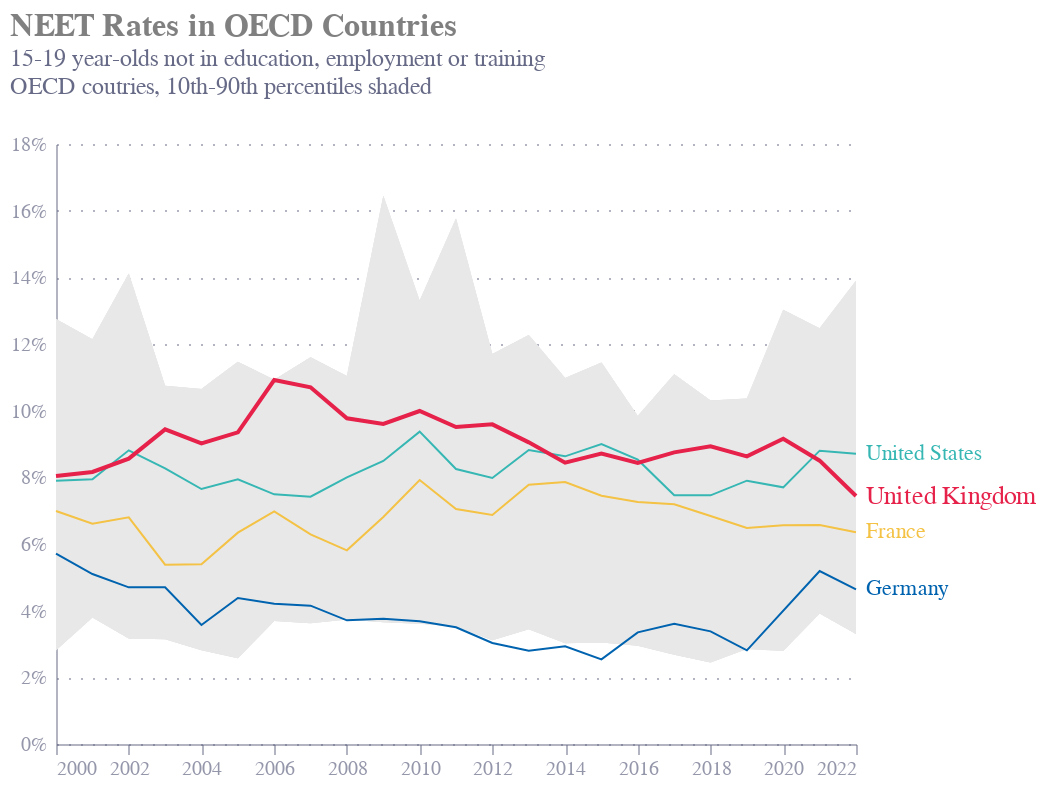

Notebook code cell kept with this figure:
### Code cell
#      "category" : ["#36B7B4","#E6224B","#F4C245","#0063AF","#00A767","#179FDB","#EB5C2E"],
highlight_countries = {
    "USA": "#36B7B4",
    "GBR": "#E6224B",
    "FRA": "#F4C245",
    "DEU": "#0063AF",
    "other": "rgba(0,0,0,0.1)"
}

df['color'] = df['iso3'].apply(lambda x: highlight_countries.get(x, highlight_countries['other']))
# add a label to the latest value for each country
df['label'] = df.apply(lambda x: x['country'] if x['date'] == '2022' and x['iso3'] in highlight_countries else '', axis=1)
df['highlighted'] = df['iso3'].apply(lambda x: x in highlight_countries)

df = df.sort_values('date')
df['date'] = pd.to_numeric(df['date'])

df = df.query('iso3 in @highlight_countries.keys() and date > 1999') 

df['date'] = pd.to_datetime(df['date'], format='%Y')

base = alt.Chart(df).encode(
    x=alt.X('date:T', axis=alt.Axis(), scale=alt.Scale()),
    y=alt.Y('value:Q', axis=alt.Axis(title=None, format="%")),
    color=alt.Color('color:N', scale=None),
    detail='country:N',
)

lines = base.mark_line().encode(
    size=alt.condition(alt.datum.iso3 == 'GBR', alt.value(2), alt.value(1))
)

end_labels = base.transform_filter('datum.highlighted').mark_text(
    align='left',
    baseline='middle',
    dx=5,
    dy=0,
    fontSize=alt.expr("datum.iso3 == 'GBR' ? 13 : 11"),
).encode(
    text=alt.Text('label'),
)

# shade the end area
shade = base.mark_area(opacity=1, color="rgba(24, 42, 56, 1)").encode(
    x=alt.X('date:T'),
    y=alt.Y('low:Q'),
    y2=alt.Y2('high:Q'),
    color=alt.value("rgb(232, 232, 232)")
)

chart = shade + lines + end_labels

chart = chart.properties(
    width=400,
    height=300,
    title=alt.TitleParams(
        text="NEET Rates in OECD Countries",
        subtitle=["15-19 year-olds not in education, employment or training", "OECD coutries, 10th-90th percentiles shaded", ""],
        anchor="start",
        fontSize=16,
        color="#808080",
        subtitleColor="#676A86",
        subtitleFontSize=12
    )
)

chart.save("neet_chart.png", scale_factor=3.0)
chart

### Figure 1 — Vega-Lite specification as saved in the notebook (floating-point values rounded to 4 significant figures)
{"config": {"font": "Circular Std", "mark": {"line": {"interpolate": "monotone"}}, "view": {"stroke": "transparent", "width": 400, "height": 300}, "range": {"category": ["#36B7B4", "#E6224B", "#F4C245", "#0063AF", "#00A767", "#179FDB", "#EB5C2E"], "diverging": ["#E6224B", "#E54753", "#C9C9C9", "#179FDB", "#122B39"], "heatmap": ["#C9C9C9", "#179FDB", "#0063AF", "#122B39"], "ordinal": ["#00A767", "#36B7B4", "#179FDB", "#0063AF", "#243B5A"]}, "axisX": {"domainColor": "#676A86", "domainOpacity": 0.5, "grid": false, "labelAngle": 0, "labelColor": "#676A86", "labelOpacity": 0.7, "orient": "bottom", "tickColor": "#676A86", "tickCount": 10, "tickOpacity": 0.5, "title": false, "titleAlign": "center", "titleAnchor": "middle", "titleColor": "#676A86", "titleFontSize": 12, "titleOpacity": 0.8, "titleY": -15}, "axisY": {"domainColor": "#676A86", "domainOpacity": 0.5, "gridColor": "#676A86", "gridDash": [1, 5], "gridOpacity": 0.5, "labelColor": "#676A86", "labelOpacity": 0.7, "labelPadding": 5, "tickColor": "#676A86", "tickCount": 8, "tickOpacity": 0.5, "ticks": false, "titleAlign": "left", "titleAngle": 0, "titleBaseline": "bottom", "titleColor": "#676A86", "titleFontSize": 12, "titleOpacity": 0.8, "titleX": 0, "titleY": -7}}, "layer": [{"mark": {"type": "area", "color": "rgba(24, 42, 56, 1)", "opacity": 1}, "encoding": {"color": {"value": "rgb(232, 232, 232)"}, "detail": {"field": "country", "type": "nominal"}, "x": {"field": "date", "type": "temporal"}, "y": {"field": "low", "type": "quantitative"}, "y2": {"field": "high"}}}, {"mark": {"type": "line"}, "encoding": {"color": {"field": "color", "scale": null, "type": "nominal"}, "detail": {"field": "country", "type": "nominal"}, "size": {"condition": {"test": "(datum.iso3 === 'GBR')", "value": 2}, "value": 1}, "x": {"axis": {}, "field": "date", "scale": {}, "type": "temporal"}, "y": {"axis": {"format": "%", "title": null}, "field": "value", "type": "quantitative"}}}, {"mark": {"type": "text", "align": "left", "baseline": "middle", "dx": 5, "dy": 0, "fontSize": {"expr": "datum.iso3 == 'GBR' ? 13 : 11"}}, "encoding": {"color": {"field": "color", "scale": null, "type": "nominal"}, "detail": {"field": "country", "type": "nominal"}, "text": {"field": "label", "type": "nominal"}, "x": {"axis": {}, "field": "date", "scale": {}, "type": "temporal"}, "y": {"axis": {"format": "%", "title": null}, "field": "value", "type": "quantitative"}}, "transform": [{"filter": "datum.highlighted"}]}], "data": {"name": "data-1acabc0412ec0c548ae5e050b4e0e5f8"}, "height": 300, "title": {"text": "NEET Rates in OECD Countries", "anchor": "start", "color": "#808080", "fontSize": 16, "subtitle": ["15-19 year-olds not in education, employment or training", "OECD coutries, 10th-90th percentiles shaded", ""], "subtitleColor": "#676A86", "subtitleFontSize": 12}, "width": 400, "$schema": "https://vega.github.io/schema/vega-lite/v5.8.0.json", "datasets": {"data-1acabc0412ec0c548ae5e050b4e0e5f8": [{"country": "United States", "date": "2000-01-01T00:00:00", "value": 0.079, "iso3": "USA", "low": 0.02811, "high": 0.1275, "median": 0.0781, "rank": 9.5, "color": "#36B7B4", "label": "", "highlighted": true}, {"country": "United Kingdom", "date": "2000-01-01T00:00:00", "value": 0.0804, "iso3": "GBR", "low": 0.02811, "high": 0.1275, "median": 0.0781, "rank": 8.0, "color": "#E6224B", "label": "", "highlighted": true}, {"country": "Germany", "date": "2000-01-01T00:00:00", "value": 0.0571, "iso3": "DEU", "low": 0.02811, "high": 0.1275, "median": 0.0781, "rank": 16.0, "color": "#0063AF", "label": "", "highlighted": true}, {"country": "France", "date": "2000-01-01T00:00:00", "value": 0.0699, "iso3": "FRA", "low": 0.02811, "high": 0.1275, "median": 0.0781, "rank": 13.0, "color": "#F4C245", "label": "", "highlighted": true}, {"country": "United Kingdom", "date": "2001-01-01T00:00:00", "value": 0.0816, "iso3": "GBR", "low": 0.03797, "high": 0.1214, "median": 0.0703, "rank": 5.0, "color": "#E6224B", "label": "", "highlighted": true}, {"country": "United States", "date": "2001-01-01T00:00:00", "value": 0.0794, "iso3": "USA", "low": 0.03797, "high": 0.1214, "median": 0.0703, "rank": 6.0, "color": "#36B7B4", "label": "", "highlighted": true}, {"country": "France", "date": "2001-01-01T00:00:00", "value": 0.0661, "iso3": "FRA", "low": 0.03797, "high": 0.1214, "median": 0.0703, "rank": 14.0, "color": "#F4C245", "label": "", "highlighted": true}, {"country": "Germany", "date": "2001-01-01T00:00:00", "value": 0.051, "iso3": "DEU", "low": 0.03797, "high": 0.1214, "median": 0.0703, "rank": 17.0, "color": "#0063AF", "label": "", "highlighted": true}, {"country": "United States", "date": "2002-01-01T00:00:00", "value": 0.0881, "iso3": "USA", "low": 0.03168, "high": 0.1411, "median": 0.0693, "rank": 5.0, "color": "#36B7B4", "label": "", "highlighted": true}, {"country": "United Kingdom", "date": "2002-01-01T00:00:00", "value": 0.0856, "iso3": "GBR", "low": 0.03168, "high": 0.1411, "median": 0.0693, "rank": 6.0, "color": "#E6224B", "label": "", "highlighted": true}, {"country": "Germany", "date": "2002-01-01T00:00:00", "value": 0.047, "iso3": "DEU", "low": 0.03168, "high": 0.1411, "median": 0.0693, "rank": 19.0, "color": "#0063AF", "label": "", "highlighted": true}, {"country": "France", "date": "2002-01-01T00:00:00", "value": 0.068, "iso3": "FRA", "low": 0.03168, "high": 0.1411, "median": 0.0693, "rank": 14.0, "color": "#F4C245", "label": "", "highlighted": true}, {"country": "United States", "date": "2003-01-01T00:00:00", "value": 0.0827, "iso3": "USA", "low": 0.03144, "high": 0.1075, "median": 0.0654, "rank": 8.0, "color": "#36B7B4", "label": "", "highlighted": true}, {"country": "United Kingdom", "date": "2003-01-01T00:00:00", "value": 0.0944, "iso3": "GBR", "low": 0.03144, "high": 0.1075, "median": 0.0654, "rank": 5.0, "color": "#E6224B", "label": "", "highlighted": true}, {"country": "France", "date": "2003-01-01T00:00:00", "value": 0.0538, "iso3": "FRA", "low": 0.03144, "high": 0.1075, "median": 0.0654, "rank": 17.0, "color": "#F4C245", "label": "", "highlighted": true}, {"country": "Germany", "date": "2003-01-01T00:00:00", "value": 0.047, "iso3": "DEU", "low": 0.03144, "high": 0.1075, "median": 0.0654, "rank": 20.0, "color": "#0063AF", "label": "", "highlighted": true}, {"country": "United Kingdom", "date": "2004-01-01T00:00:00", "value": 0.0902, "iso3": "GBR", "low": 0.02815, "high": 0.1065, "median": 0.07365, "rank": 6.0, "color": "#E6224B", "label": "", "highlighted": true}, {"country": "United States", "date": "2004-01-01T00:00:00", "value": 0.0765, "iso3": "USA", "low": 0.02815, "high": 0.1065, "median": 0.07365, "rank": 12.0, "color": "#36B7B4", "label": "", "highlighted": true}, {"country": "France", "date": "2004-01-01T00:00:00", "value": 0.0539, "iso3": "FRA", "low": 0.02815, "high": 0.1065, "median": 0.07365, "rank": 20.0, "color": "#F4C245", "label": "", "highlighted": true}, {"country": "Germany", "date": "2004-01-01T00:00:00", "value": 0.0357, "iso3": "DEU", "low": 0.02815, "high": 0.1065, "median": 0.07365, "rank": 26.0, "color": "#0063AF", "label": "", "highlighted": true}, {"country": "United States", "date": "2005-01-01T00:00:00", "value": 0.0794, "iso3": "USA", "low": 0.0257, "high": 0.1147, "median": 0.0628, "rank": 8.0, "color": "#36B7B4", "label": "", "highlighted": true}, {"country": "United Kingdom", "date": "2005-01-01T00:00:00", "value": 0.0935, "iso3": "GBR", "low": 0.0257, "high": 0.1147, "median": 0.0628, "rank": 6.0, "color": "#E6224B", "label": "", "highlighted": true}, {"country": "Germany", "date": "2005-01-01T00:00:00", "value": 0.0438, "iso3": "DEU", "low": 0.0257, "high": 0.1147, "median": 0.0628, "rank": 26.0, "color": "#0063AF", "label": "", "highlighted": true}, {"country": "France", "date": "2005-01-01T00:00:00", "value": 0.0634, "iso3": "FRA", "low": 0.0257, "high": 0.1147, "median": 0.0628, "rank": 16.0, "color": "#F4C245", "label": "", "highlighted": true}, {"country": "United Kingdom", "date": "2006-01-01T00:00:00", "value": 0.1092, "iso3": "GBR", "low": 0.0369, "high": 0.1093, "median": 0.0662, "rank": 5.0, "color": "#E6224B", "label": "", "highlighted": true}, {"country": "United States", "date": "2006-01-01T00:00:00", "value": 0.0749, "iso3": "USA", "low": 0.0369, "high": 0.1093, "median": 0.0662, "rank": 10.0, "color": "#36B7B4", "label": "", "highlighted": true}, {"country": "France", "date": "2006-01-01T00:00:00", "value": 0.0698, "iso3": "FRA", "low": 0.0369, "high": 0.1093, "median": 0.0662, "rank": 14.0, "color": "#F4C245", "label": "", "highlighted": true}, {"country": "Germany", "date": "2006-01-01T00:00:00", "value": 0.0421, "iso3": "DEU", "low": 0.0369, "high": 0.1093, "median": 0.0662, "rank": 26.0, "color": "#0063AF", "label": "", "highlighted": true}, {"country": "United States", "date": "2007-01-01T00:00:00", "value": 0.0742, "iso3": "USA", "low": 0.03625, "high": 0.116, "median": 0.06015, "rank": 11.0, "color": "#36B7B4", "label": "", "highlighted": true}, {"country": "United Kingdom", "date": "2007-01-01T00:00:00", "value": 0.107, "iso3": "GBR", "low": 0.03625, "high": 0.116, "median": 0.06015, "rank": 5.0, "color": "#E6224B", "label": "", "highlighted": true}, {"country": "France", "date": "2007-01-01T00:00:00", "value": 0.0629, "iso3": "FRA", "low": 0.03625, "high": 0.116, "median": 0.06015, "rank": 16.0, "color": "#F4C245", "label": "", "highlighted": true}, {"country": "Germany", "date": "2007-01-01T00:00:00", "value": 0.0415, "iso3": "DEU", "low": 0.03625, "high": 0.116, "median": 0.06015, "rank": 25.0, "color": "#0063AF", "label": "", "highlighted": true}, {"country": "United States", "date": "2008-01-01T00:00:00", "value": 0.08, "iso3": "USA", "low": 0.03736, "high": 0.1104, "median": 0.0576, "rank": 10.0, "color": "#36B7B4", "label": "", "highlighted": true}, {"country": "United Kingdom", "date": "2008-01-01T00:00:00", "value": 0.0977, "iso3": "GBR", "low": 0.03736, "high": 0.1104, "median": 0.0576, "rank": 5.0, "color": "#E6224B", "label": "", "highlighted": true}, {"country": "France", "date": "2008-01-01T00:00:00", "value": 0.0581, "iso3": "FRA", "low": 0.03736, "high": 0.1104, "median": 0.0576, "rank": 16.0, "color": "#F4C245", "label": "", "highlighted": true}, {"country": "Germany", "date": "2008-01-01T00:00:00", "value": 0.0371, "iso3": "DEU", "low": 0.03736, "high": 0.1104, "median": 0.0576, "rank": 29.0, "color": "#0063AF", "label": "", "highlighted": true}, {"country": "United Kingdom", "date": "2009-01-01T00:00:00", "value": 0.096, "iso3": "GBR", "low": 0.03656, "high": 0.1645, "median": 0.0692, "rank": 8.0, "color": "#E6224B", "label": "", "highlighted": true}, {"country": "United States", "date": "2009-01-01T00:00:00", "value": 0.0849, "iso3": "USA", "low": 0.03656, "high": 0.1645, "median": 0.0692, "rank": 10.0, "color": "#36B7B4", "label": "", "highlighted": true}, {"country": "France", "date": "2009-01-01T00:00:00", "value": 0.0681, "iso3": "FRA", "low": 0.03656, "high": 0.1645, "median": 0.0692, "rank": 18.0, "color": "#F4C245", "label": "", "highlighted": true}, {"country": "Germany", "date": "2009-01-01T00:00:00", "value": 0.0376, "iso3": "DEU", "low": 0.03656, "high": 0.1645, "median": 0.0692, "rank": 29.0, "color": "#0063AF", "label": "", "highlighted": true}, {"country": "United Kingdom", "date": "2010-01-01T00:00:00", "value": 0.0999, "iso3": "GBR", "low": 0.03608, "high": 0.1329, "median": 0.0626, "rank": 7.0, "color": "#E6224B", "label": "", "highlighted": true}, {"country": "United States", "date": "2010-01-01T00:00:00", "value": 0.0937, "iso3": "USA", "low": 0.03608, "high": 0.1329, "median": 0.0626, "rank": 8.0, "color": "#36B7B4", "label": "", "highlighted": true}, {"country": "France", "date": "2010-01-01T00:00:00", "value": 0.0792, "iso3": "FRA", "low": 0.03608, "high": 0.1329, "median": 0.0626, "rank": 12.0, "color": "#F4C245", "label": "", "highlighted": true}, {"country": "Germany", "date": "2010-01-01T00:00:00", "value": 0.0368, "iso3": "DEU", "low": 0.03608, "high": 0.1329, "median": 0.0626, "rank": 29.0, "color": "#0063AF", "label": "", "highlighted": true}, {"country": "United Kingdom", "date": "2011-01-01T00:00:00", "value": 0.0951, "iso3": "GBR", "low": 0.03524, "high": 0.1577, "median": 0.0701, "rank": 7.0, "color": "#E6224B", "label": "", "highlighted": true}, {"country": "United States", "date": "2011-01-01T00:00:00", "value": 0.0825, "iso3": "USA", "low": 0.03524, "high": 0.1577, "median": 0.0701, "rank": 11.0, "color": "#36B7B4", "label": "", "highlighted": true}, {"country": "France", "date": "2011-01-01T00:00:00", "value": 0.0705, "iso3": "FRA", "low": 0.03524, "high": 0.1577, "median": 0.0701, "rank": 16.0, "color": "#F4C245", "label": "", "highlighted": true}, {"country": "Germany", "date": "2011-01-01T00:00:00", "value": 0.035, "iso3": "DEU", "low": 0.03524, "high": 0.1577, "median": 0.0701, "rank": 29.0, "color": "#0063AF", "label": "", "highlighted": true}, {"country": "United Kingdom", "date": "2012-01-01T00:00:00", "value": 0.0959, "iso3": "GBR", "low": 0.0311, "high": 0.117, "median": 0.0683, "rank": 8.0, "color": "#E6224B", "label": "", "highlighted": true}, {"country": "United States", "date": "2012-01-01T00:00:00", "value": 0.0798, "iso3": "USA", "low": 0.0311, "high": 0.117, "median": 0.0683, "rank": 11.0, "color": "#36B7B4", "label": "", "highlighted": true}, {"country": "France", "date": "2012-01-01T00:00:00", "value": 0.0687, "iso3": "FRA", "low": 0.0311, "high": 0.117, "median": 0.0683, "rank": 16.0, "color": "#F4C245", "label": "", "highlighted": true}, {"country": "Germany", "date": "2012-01-01T00:00:00", "value": 0.0303, "iso3": "DEU", "low": 0.0311, "high": 0.117, "median": 0.0683, "rank": 29.0, "color": "#0063AF", "label": "", "highlighted": true}, {"country": "United States", "date": "2013-01-01T00:00:00", "value": 0.0882, "iso3": "USA", "low": 0.03443, "high": 0.1227, "median": 0.06485, "rank": 11.0, "color": "#36B7B4", "label": "", "highlighted": true}, {"country": "United Kingdom", "date": "2013-01-01T00:00:00", "value": 0.0905, "iso3": "GBR", "low": 0.03443, "high": 0.1227, "median": 0.06485, "rank": 10.0, "color": "#E6224B", "label": "", "highlighted": true}, {"country": "France", "date": "2013-01-01T00:00:00", "value": 0.0778, "iso3": "FRA", "low": 0.03443, "high": 0.1227, "median": 0.06485, "rank": 12.0, "color": "#F4C245", "label": "", "highlighted": true}, {"country": "Germany", "date": "2013-01-01T00:00:00", "value": 0.028, "iso3": "DEU", "low": 0.03443, "high": 0.1227, "median": 0.06485, "rank": 34.0, "color": "#0063AF", "label": "", "highlighted": true}, {"country": "United States", "date": "2014-01-01T00:00:00", "value": 0.0863, "iso3": "USA", "low": 0.03023, "high": 0.1098, "median": 0.0691, "rank": 8.0, "color": "#36B7B4", "label": "", "highlighted": true}, {"country": "United Kingdom", "date": "2014-01-01T00:00:00", "value": 0.0844, "iso3": "GBR", "low": 0.03023, "high": 0.1098, "median": 0.0691, "rank": 9.0, "color": "#E6224B", "label": "", "highlighted": true}, {"country": "France", "date": "2014-01-01T00:00:00", "value": 0.0786, "iso3": "FRA", "low": 0.03023, "high": 0.1098, "median": 0.0691, "rank": 10.0, "color": "#F4C245", "label": "", "highlighted": true}, {"country": "Germany", "date": "2014-01-01T00:00:00", "value": 0.0293, "iso3": "DEU", "low": 0.03023, "high": 0.1098, "median": 0.0691, "rank": 31.0, "color": "#0063AF", "label": "", "highlighted": true}, {"country": "United Kingdom", "date": "2015-01-01T00:00:00", "value": 0.0871, "iso3": "GBR", "low": 0.03046, "high": 0.1145, "median": 0.06185, "rank": 9.0, "color": "#E6224B", "label": "", "highlighted": true}, {"country": "United States", "date": "2015-01-01T00:00:00", "value": 0.09, "iso3": "USA", "low": 0.03046, "high": 0.1145, "median": 0.06185, "rank": 7.0, "color": "#36B7B4", "label": "", "highlighted": true}, {"country": "France", "date": "2015-01-01T00:00:00", "value": 0.0745, "iso3": "FRA", "low": 0.03046, "high": 0.1145, "median": 0.06185, "rank": 12.0, "color": "#F4C245", "label": "", "highlighted": true}, {"country": "Germany", "date": "2015-01-01T00:00:00", "value": 0.0254, "iso3": "DEU", "low": 0.03046, "high": 0.1145, "median": 0.06185, "rank": 31.0, "color": "#0063AF", "label": "", "highlighted": true}, {"country": "United Kingdom", "date": "2016-01-01T00:00:00", "value": 0.0843, "iso3": "GBR", "low": 0.0295, "high": 0.0984, "median": 0.0552, "rank": 8.0, "color": "#E6224B", "label": "", "highlighted": true}, {"country": "United States", "date": "2016-01-01T00:00:00", "value": 0.0853, "iso3": "USA", "low": 0.0295, "high": 0.0984, "median": 0.0552, "rank": 7.0, "color": "#36B7B4", "label": "", "highlighted": true}, {"country": "France", "date": "2016-01-01T00:00:00", "value": 0.0726, "iso3": "FRA", "low": 0.0295, "high": 0.0984, "median": 0.0552, "rank": 11.0, "color": "#F4C245", "label": "", "highlighted": true}, {"country": "Germany", "date": "2016-01-01T00:00:00", "value": 0.0335, "iso3": "DEU", "low": 0.0295, "high": 0.0984, "median": 0.0552, "rank": 26.0, "color": "#0063AF", "label": "", "highlighted": true}, {"country": "United States", "date": "2017-01-01T00:00:00", "value": 0.0746, "iso3": "USA", "low": 0.02676, "high": 0.1109, "median": 0.0541, "rank": 11.0, "color": "#36B7B4", "label": "", "highlighted": true}, {"country": "United Kingdom", "date": "2017-01-01T00:00:00", "value": 0.0875, "iso3": "GBR", "low": 0.02676, "high": 0.1109, "median": 0.0541, "rank": 6.0, "color": "#E6224B", "label": "", "highlighted": true}, {"country": "France", "date": "2017-01-01T00:00:00", "value": 0.0719, "iso3": "FRA", "low": 0.02676, "high": 0.1109, "median": 0.0541, "rank": 12.0, "color": "#F4C245", "label": "", "highlighted": true}, {"country": "Germany", "date": "2017-01-01T00:00:00", "value": 0.0361, "iso3": "DEU", "low": 0.02676, "high": 0.1109, "median": 0.0541, "rank": 27.0, "color": "#0063AF", "label": "", "highlighted": true}, {"country": "United States", "date": "2018-01-01T00:00:00", "value": 0.0746, "iso3": "USA", "low": 0.02446, "high": 0.1031, "median": 0.05305, "rank": 10.0, "color": "#36B7B4", "label": "", "highlighted": true}, {"country": "United Kingdom", "date": "2018-01-01T00:00:00", "value": 0.0893, "iso3": "GBR", "low": 0.02446, "high": 0.1031, "median": 0.05305, "rank": 6.0, "color": "#E6224B", "label": "", "highlighted": true}, {"country": "Germany", "date": "2018-01-01T00:00:00", "value": 0.0338, "iso3": "DEU", "low": 0.02446, "high": 0.1031, "median": 0.05305, "rank": 27.0, "color": "#0063AF", "label": "", "highlighted": true}, {"country": "France", "date": "2018-01-01T00:00:00", "value": 0.0684, "iso3": "FRA", "low": 0.02446, "high": 0.1031, "median": 0.05305, "rank": 11.0, "color": "#F4C245", "label": "", "highlighted": true}, {"country": "United Kingdom", "date": "2019-01-01T00:00:00", "value": 0.0863, "iso3": "GBR", "low": 0.02848, "high": 0.1037, "median": 0.0547, "rank": 5.0, "color": "#E6224B", "label": "", "highlighted": true}, {"country": "United States", "date": "2019-01-01T00:00:00", "value": 0.079, "iso3": "USA", "low": 0.02848, "high": 0.1037, "median": 0.0547, "rank": 7.0, "color": "#36B7B4", "label": "", "highlighted": true}, {"country": "France", "date": "2019-01-01T00:00:00", "value": 0.0648, "iso3": "FRA", "low": 0.02848, "high": 0.1037, "median": 0.0547, "rank": 12.0, "color": "#F4C245", "label": "", "highlighted": true}, {"country": "Germany", "date": "2019-01-01T00:00:00", "value": 0.0281, "iso3": "DEU", "low": 0.02848, "high": 0.1037, "median": 0.0547, "rank": 30.0, "color": "#0063AF", "label": "", "highlighted": true}, {"country": "United Kingdom", "date": "2020-01-01T00:00:00", "value": 0.0916, "iso3": "GBR", "low": 0.02792, "high": 0.1303, "median": 0.0571, "rank": 6.0, "color": "#E6224B", "label": "", "highlighted": true}, {"country": "United States", "date": "2020-01-01T00:00:00", "value": 0.077, "iso3": "USA", "low": 0.02792, "high": 0.1303, "median": 0.0571, "rank": 10.0, "color": "#36B7B4", "label": "", "highlighted": true}, {"country": "France", "date": "2020-01-01T00:00:00", "value": 0.0656, "iso3": "FRA", "low": 0.02792, "high": 0.1303, "median": 0.0571, "rank": 15.0, "color": "#F4C245", "label": "", "highlighted": true}, {"country": "United States", "date": "2021-01-01T00:00:00", "value": 0.088, "iso3": "USA", "low": 0.03913, "high": 0.1247, "median": 0.0608, "rank": 7.0, "color": "#36B7B4", "label": "", "highlighted": true}, {"country": "United Kingdom", "date": "2021-01-01T00:00:00", "value": 0.085, "iso3": "GBR", "low": 0.03913, "high": 0.1247, "median": 0.0608, "rank": 8.0, "color": "#E6224B", "label": "", "highlighted": true}, {"country": "France", "date": "2021-01-01T00:00:00", "value": 0.0657, "iso3": "FRA", "low": 0.03913, "high": 0.1247, "median": 0.0608, "rank": 16.0, "color": "#F4C245", "label": "", "highlighted": true}, {"country": "Germany", "date": "2021-01-01T00:00:00", "value": 0.0519, "iso3": "DEU", "low": 0.03913, "high": 0.1247, "median": 0.0608, "rank": 20.0, "color": "#0063AF", "label": "", "highlighted": true}, {"country": "United Kingdom", "date": "2022-01-01T00:00:00", "value": 0.0744, "iso3": "GBR", "low": 0.03302, "high": 0.1389, "median": 0.0635, "rank": 13.0, "color": "#E6224B", "label": "United Kingdom", "highlighted": true}, {"country": "France", "date": "2022-01-01T00:00:00", "value": 0.0635, "iso3": "FRA", "low": 0.03302, "high": 0.1389, "median": 0.0635, "rank": 17.0, "color": "#F4C245", "label": "France", "highlighted": true}, {"country": "Germany", "date": "2022-01-01T00:00:00", "value": 0.0464, "iso3": "DEU", "low": 0.03302, "high": 0.1389, "median": 0.0635, "rank": 23.0, "color": "#0063AF", "label": "Germany", "highlighted": true}, {"country": "United States", "date": "2022-01-01T00:00:00", "value": 0.0871, "iso3": "USA", "low": 0.03302, "high": 0.1389, "median": 0.0635, "rank": 8.0, "color": "#36B7B4", "label": "United States", "highlighted": true}]}}
